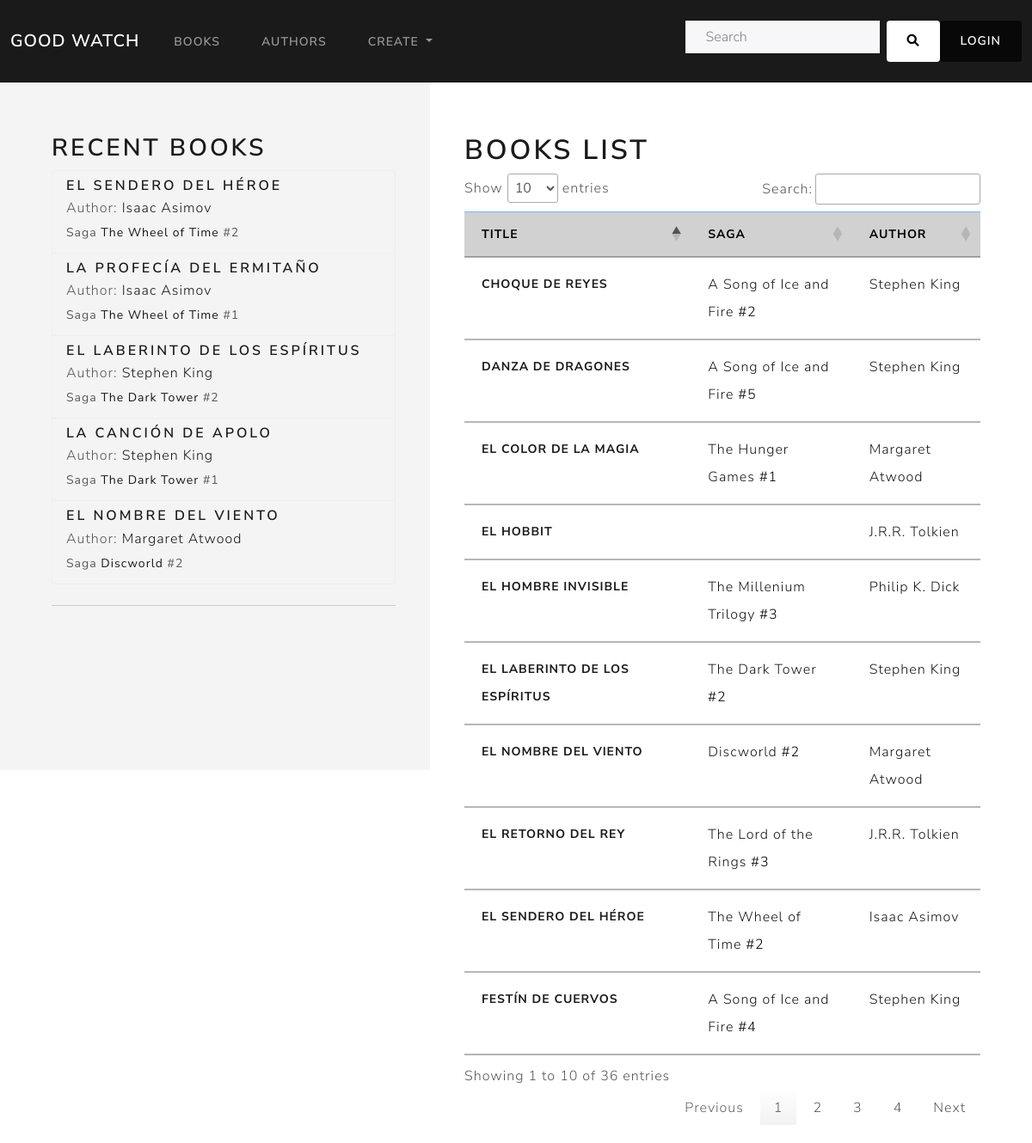
The page /book_catalog/books/ on the database as committed earlier.
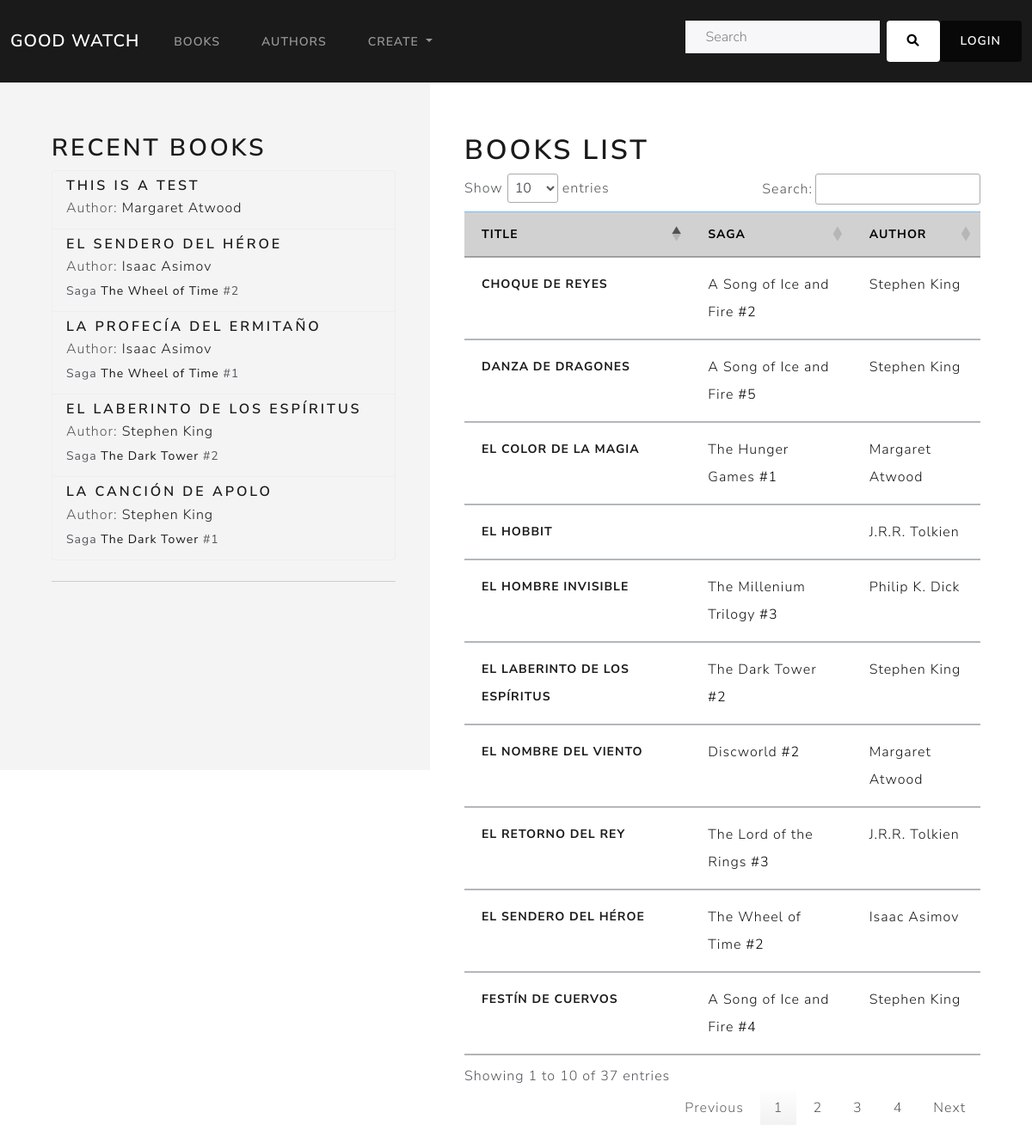
The same page on the database as committed later.
### book_catalog/models.py (models this page shows, shortened)
class Book(models.Model):
    title = models.CharField(max_length=200,)
    saga = models.ForeignKey('BookSaga', on_delete=models.CASCADE, null=True, blank=True)
    saga_volume = models.IntegerField(null=True, blank=True)
    author = models.ForeignKey('Author', on_delete=models.CASCADE, null=False)
    publish_date = models.DateField(null=True, blank=True)
    summary = models.TextField(max_length=1000, null=True, blank=True)
    isbn = models.CharField(max_length=13, help_text='13 Character <a href="https://www.isbn-international.org/content/what-isbn">ISBN number</a>', null=True, blank=True)
    genre = models.ManyToManyField(Genre, )
    language = models.ForeignKey('Language', on_delete=models.SET_NULL, null=True, blank=True)
    cover_image = models.ImageField(upload_to='media/covers/', null=True, blank=True)
    class Meta:
        ordering = ['title', 'author']
        unique_together = ('title', 'author')
        constraints = [
            models.UniqueConstraint(fields=['saga', 'saga_volume'], name='unique_volume_in_saga')
        ]
    def get_absolute_url(self):
        return reverse('book-detail', args=[str(self.id)])

class Author(models.Model):
    first_name = models.CharField(max_length=100)
    last_name = models.CharField(max_length=100)
    year_of_birth = models.IntegerField(null = True, blank = True)
    year_of_death = models.IntegerField(null = True, blank = True)
    photo = models.ImageField(upload_to='authors/', null=True, blank=True)
    social_media = models.URLField(max_length=200, null=True, blank=True)
    biography = models.TextField(max_length=1000, null=True, blank=True)
    class Meta:
        ordering = ['last_name', 'first_name']
    def get_absolute_url(self):
        return reverse('author-detail', args=[str(self.id)])
    def __str__(self):
        return f'{self.first_name} {self.last_name}'

class BookSaga(models.Model):
    name = models.CharField(max_length=200,)
    author = models.ForeignKey(Author, on_delete=models.CASCADE, related_name='saga', null = False)
    def get_absolute_url(self):
        return reverse('saga-detail', args=[str(self.id)])
    class Meta:
        unique_together = ('name', 'author')

### book_catalog/views.py (the view)
# urls.py: path('books/', views.BookListView.as_view(), name='books'),
class BookListView(generic.ListView):
    model = Book
    template_name = 'book_catalog/book_list.html'
    def get_context_data(self, **kwargs):
        context = super().get_context_data(**kwargs)
        context["recent_books"] = Book.objects.all().order_by('-publish_date')[:5]
        return context

### templates/book_catalog/book_list.html
{% extends "base_generic.html" %}
{% block content %}
<div style="display: flex;">
  <div class="sidebar">
    <div class="justify-content-left">
      {% include "book_catalog/recent_books.html" %}
    </div>
  </div>
  <div style="flex-grow: 1; padding: 20px;" class="column-right">
    <h1>Books list</h1>
    <table id="dynamicTable" class="table table-hover">
      <thead>
        <tr class="table-primary">
          <th scope="col">Title</th>
          <th scope="col">Saga</th>
          <th scope="col">Author</th>
        </tr>
      </thead>
      <tbody>
        {% for book in book_list %}
          <tr class="table-secondary">
            <th scope="row">
              <a class="no-underline" href="{{ book.get_absolute_url }}">{{ book.title }}</a>
            </th>
            <td>
              {% if book.saga %}
                <a class="no-underline" href="{{ book.saga.get_absolute_url }}">
                  {{ book.saga.name }}
                </a>
                #{{ book.saga_volume }}
              {% endif %}
            </td>
            <td>
              <a class="no-underline" href="{{ book.author.get_absolute_url }}">{{ book.author }}</a>
            </td>
          </tr>
        {% endfor %}
      </tbody>
    </table>
  </div>
</div>
{% endblock %}

### templates/book_catalog/recent_books.html
<div class="column-left">
    <h2>Recent books</h2>
    <ul class="list-group">
      {% for book in recent_books %}
        <li class="list-group-item" style="background-color: #f4f4f4;">
          <h5 class="mb-1">
            <a class="no-underline" href="{{book.get_absolute_url }}">
              {{ book.title }}
            </a>
          </h5>
          <p class="mb-1 ">
            Author:
            <a class="no-underline" href="{{ book.author.get_absolute_url }}">{{ book.author }}</a>
          </p>
          {% if book.saga %}
          <p class="mb-1">
            <small>
              Saga
              <a class="no-underline" href="{{ book.saga.get_absolute_url }}">
                {{ book.saga.name }}
              </a>
              #{{ book.saga_volume }}
            </small>
          </p>
          {% endif %}
        </li>
      {% empty %}
        <li class="list-group-item" style="background-color: #f4f4f4;">
          No recent books.
        </li>
      {% endfor %}
    </ul>
    <hr class="my-4">
</div>

Rows that differ between the two databases and show on the page:
no longer on one of the page's lists (row unchanged): Book: title "EL NOMBRE DEL VIENTO", author "Margaret Atwood", saga.name "Discworld", saga_volume "2"
added Book: title "THIS IS A TEST", author "Margaret Atwood", shown under "RECENT BOOKS"
Other text that changed with them:
text written by a page script: "Show entries Search: Showing 1 to 10 of 36 entries Previous 1 2 3 4 Next" → "Show entries Search: Showing 1 to 10 of 37 entries Previous 1 2 3 4 Next"
